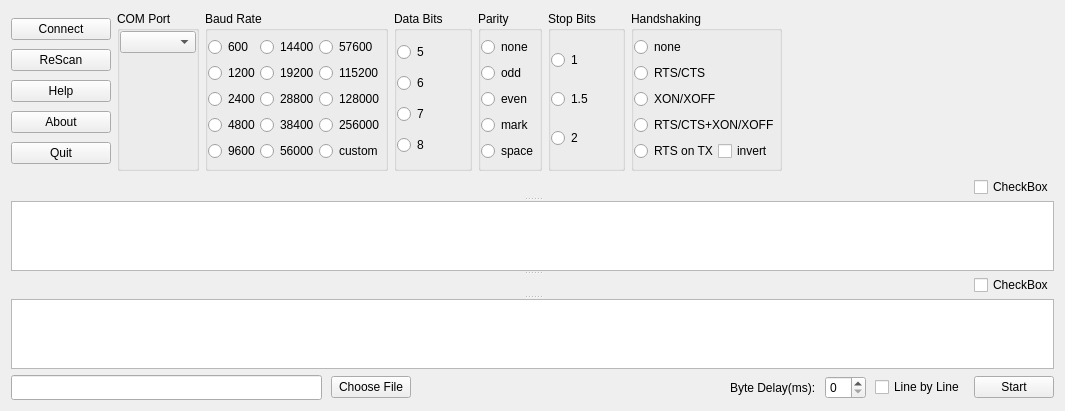
<?xml version="1.0" encoding="UTF-8"?>
<ui version="4.0">
 <class>crossTerm</class>
 <widget class="QWidget" name="crossTerm">
  <property name="geometry">
   <rect>
    <x>0</x>
    <y>0</y>
    <width>1065</width>
    <height>394</height>
   </rect>
  </property>
  <property name="windowTitle">
   <string>crossTerm</string>
  </property>
  <layout class="QVBoxLayout" name="verticalLayout_2" stretch="0,1,0">
   <item>
    <layout class="QHBoxLayout" name="horizontalLayout">
     <property name="sizeConstraint">
      <enum>QLayout::SetDefaultConstraint</enum>
     </property>
     <item>
      <widget class="QFrame" name="verticalFrame">
       <property name="maximumSize">
        <size>
         <width>16777215</width>
         <height>160</height>
        </size>
       </property>
       <layout class="QVBoxLayout" name="verticalLayout">
        <property name="spacing">
         <number>2</number>
        </property>
        <property name="sizeConstraint">
         <enum>QLayout::SetDefaultConstraint</enum>
        </property>
        <property name="margin">
         <number>0</number>
        </property>
        <item>
         <widget class="QPushButton" name="CONNECT_BUTTON">
          <property name="minimumSize">
           <size>
            <width>100</width>
            <height>0</height>
           </size>
          </property>
          <property name="text">
           <string>Connect</string>
          </property>
         </widget>
        </item>
        <item>
         <widget class="QPushButton" name="RESCAN_BUTTON">
          <property name="text">
           <string>ReScan</string>
          </property>
         </widget>
        </item>
        <item>
         <widget class="QPushButton" name="HELP_BUTTON">
          <property name="text">
           <string>Help</string>
          </property>
         </widget>
        </item>
        <item>
         <widget class="QPushButton" name="ABOUT_BUTTON">
          <property name="text">
           <string>About</string>
          </property>
         </widget>
        </item>
        <item>
         <widget class="QPushButton" name="QUIT_BUTTON">
          <property name="text">
           <string>Quit</string>
          </property>
         </widget>
        </item>
       </layout>
      </widget>
     </item>
     <item>
      <widget class="QGroupBox" name="COM_PORT">
       <property name="maximumSize">
        <size>
         <width>16777215</width>
         <height>172</height>
        </size>
       </property>
       <property name="styleSheet">
        <string notr="true"/>
       </property>
       <property name="title">
        <string>COM Port</string>
       </property>
       <layout class="QVBoxLayout" name="verticalLayout_3">
        <property name="spacing">
         <number>2</number>
        </property>
        <property name="margin">
         <number>0</number>
        </property>
        <item>
         <widget class="QComboBox" name="COM_PORT_SELECTOR"/>
        </item>
        <item>
         <spacer name="verticalSpacer">
          <property name="orientation">
           <enum>Qt::Vertical</enum>
          </property>
          <property name="sizeHint" stdset="0">
           <size>
            <width>20</width>
            <height>40</height>
           </size>
          </property>
         </spacer>
        </item>
       </layout>
      </widget>
     </item>
     <item>
      <widget class="QGroupBox" name="BAUD_RATE">
       <property name="minimumSize">
        <size>
         <width>0</width>
         <height>160</height>
        </size>
       </property>
       <property name="maximumSize">
        <size>
         <width>16777215</width>
         <height>172</height>
        </size>
       </property>
       <property name="title">
        <string>Baud Rate</string>
       </property>
       <property name="flat">
        <bool>false</bool>
       </property>
       <layout class="QGridLayout" name="gridLayout_2">
        <property name="margin">
         <number>0</number>
        </property>
        <property name="spacing">
         <number>0</number>
        </property>
        <item row="1" column="1">
         <widget class="QRadioButton" name="BAUD_19200">
          <property name="text">
           <string>19200</string>
          </property>
         </widget>
        </item>
        <item row="1" column="0">
         <widget class="QRadioButton" name="BAUD_1200">
          <property name="text">
           <string>1200</string>
          </property>
         </widget>
        </item>
        <item row="2" column="1">
         <widget class="QRadioButton" name="BAUD_28800">
          <property name="text">
           <string>28800</string>
          </property>
         </widget>
        </item>
        <item row="3" column="1">
         <widget class="QRadioButton" name="BAUD_38400">
          <property name="text">
           <string>38400</string>
          </property>
         </widget>
        </item>
        <item row="2" column="0">
         <widget class="QRadioButton" name="BAUD_2400">
          <property name="text">
           <string>2400</string>
          </property>
         </widget>
        </item>
        <item row="4" column="1">
         <widget class="QRadioButton" name="BAUD_56000">
          <property name="text">
           <string>56000</string>
          </property>
         </widget>
        </item>
        <item row="4" column="0">
         <widget class="QRadioButton" name="BAUD_9600">
          <property name="text">
           <string>9600</string>
          </property>
         </widget>
        </item>
        <item row="0" column="0">
         <widget class="QRadioButton" name="BAUD_600">
          <property name="text">
           <string>600</string>
          </property>
         </widget>
        </item>
        <item row="0" column="1">
         <widget class="QRadioButton" name="BAUD_14400">
          <property name="text">
           <string>14400</string>
          </property>
         </widget>
        </item>
        <item row="3" column="0">
         <widget class="QRadioButton" name="BAUD_4800">
          <property name="text">
           <string>4800</string>
          </property>
         </widget>
        </item>
        <item row="0" column="2">
         <widget class="QRadioButton" name="BAUD_57600">
          <property name="text">
           <string>57600</string>
          </property>
         </widget>
        </item>
        <item row="1" column="2">
         <widget class="QRadioButton" name="BAUD_115200">
          <property name="text">
           <string>115200</string>
          </property>
         </widget>
        </item>
        <item row="2" column="2">
         <widget class="QRadioButton" name="BAUD_128000">
          <property name="text">
           <string>128000</string>
          </property>
         </widget>
        </item>
        <item row="3" column="2">
         <widget class="QRadioButton" name="BAUD_256000">
          <property name="text">
           <string>256000</string>
          </property>
         </widget>
        </item>
        <item row="4" column="2">
         <widget class="QRadioButton" name="BAUD_CUSTOM">
          <property name="text">
           <string>custom</string>
          </property>
         </widget>
        </item>
       </layout>
      </widget>
     </item>
     <item>
      <widget class="QGroupBox" name="DATA_BITS">
       <property name="maximumSize">
        <size>
         <width>16777215</width>
         <height>172</height>
        </size>
       </property>
       <property name="title">
        <string>Data Bits</string>
       </property>
       <layout class="QGridLayout" name="gridLayout_3">
        <property name="margin">
         <number>0</number>
        </property>
        <property name="spacing">
         <number>0</number>
        </property>
        <item row="1" column="0">
         <widget class="QRadioButton" name="DATA_BITS_6">
          <property name="text">
           <string>6</string>
          </property>
         </widget>
        </item>
        <item row="0" column="0">
         <widget class="QRadioButton" name="DATA_BITS_5">
          <property name="text">
           <string>5</string>
          </property>
         </widget>
        </item>
        <item row="3" column="0">
         <widget class="QRadioButton" name="DATA_BITS_8">
          <property name="text">
           <string>8</string>
          </property>
         </widget>
        </item>
        <item row="2" column="0">
         <widget class="QRadioButton" name="DATA_BITS_7">
          <property name="text">
           <string>7</string>
          </property>
         </widget>
        </item>
       </layout>
      </widget>
     </item>
     <item>
      <widget class="QGroupBox" name="PARITY">
       <property name="maximumSize">
        <size>
         <width>16777215</width>
         <height>172</height>
        </size>
       </property>
       <property name="title">
        <string>Parity</string>
       </property>
       <layout class="QGridLayout" name="gridLayout">
        <property name="margin">
         <number>0</number>
        </property>
        <property name="spacing">
         <number>0</number>
        </property>
        <item row="2" column="0">
         <widget class="QRadioButton" name="PARITY_EVEN">
          <property name="text">
           <string>even</string>
          </property>
         </widget>
        </item>
        <item row="0" column="0">
         <widget class="QRadioButton" name="PARITY_NONE">
          <property name="text">
           <string>none</string>
          </property>
         </widget>
        </item>
        <item row="1" column="0">
         <widget class="QRadioButton" name="PARITY_ODD">
          <property name="text">
           <string>odd</string>
          </property>
         </widget>
        </item>
        <item row="3" column="0">
         <widget class="QRadioButton" name="PARITY_MARK">
          <property name="text">
           <string>mark</string>
          </property>
         </widget>
        </item>
        <item row="4" column="0">
         <widget class="QRadioButton" name="PARITY_SPACE">
          <property name="text">
           <string>space</string>
          </property>
         </widget>
        </item>
       </layout>
      </widget>
     </item>
     <item>
      <widget class="QGroupBox" name="STOP_BITS">
       <property name="maximumSize">
        <size>
         <width>16777215</width>
         <height>172</height>
        </size>
       </property>
       <property name="title">
        <string>Stop Bits</string>
       </property>
       <layout class="QVBoxLayout" name="verticalLayout_4">
        <property name="spacing">
         <number>0</number>
        </property>
        <property name="margin">
         <number>0</number>
        </property>
        <item>
         <widget class="QRadioButton" name="STOP_BITS_1">
          <property name="text">
           <string>1</string>
          </property>
         </widget>
        </item>
        <item>
         <widget class="QRadioButton" name="STOP_BITS_1_5">
          <property name="text">
           <string>1.5</string>
          </property>
         </widget>
        </item>
        <item>
         <widget class="QRadioButton" name="STOP_BITS_2">
          <property name="text">
           <string>2</string>
          </property>
         </widget>
        </item>
       </layout>
      </widget>
     </item>
     <item>
      <widget class="QGroupBox" name="HANDSHAKING">
       <property name="maximumSize">
        <size>
         <width>16777215</width>
         <height>100000</height>
        </size>
       </property>
       <property name="title">
        <string>Handshaking</string>
       </property>
       <property name="flat">
        <bool>false</bool>
       </property>
       <layout class="QVBoxLayout" name="verticalLayout_5" stretch="0,0,0,0,1">
        <property name="spacing">
         <number>0</number>
        </property>
        <property name="margin">
         <number>0</number>
        </property>
        <item>
         <widget class="QRadioButton" name="HANDSHAKING_NONE">
          <property name="text">
           <string>none</string>
          </property>
         </widget>
        </item>
        <item>
         <widget class="QRadioButton" name="HANDSHAKING_RTS_CTS">
          <property name="text">
           <string>RTS/CTS</string>
          </property>
         </widget>
        </item>
        <item>
         <widget class="QRadioButton" name="HANDSHAKING_XON_XOFF">
          <property name="text">
           <string>XON/XOFF</string>
          </property>
         </widget>
        </item>
        <item>
         <widget class="QRadioButton" name="HANDSHAKING_RTS_CTS_XON_XOFF">
          <property name="text">
           <string>RTS/CTS+XON/XOFF</string>
          </property>
         </widget>
        </item>
        <item>
         <layout class="QHBoxLayout" name="horizontalLayout_2">
          <property name="spacing">
           <number>0</number>
          </property>
          <item>
           <widget class="QRadioButton" name="HANDSHAKING_RTS_ON_TX">
            <property name="text">
             <string>RTS on TX</string>
            </property>
           </widget>
          </item>
          <item>
           <widget class="QCheckBox" name="HANDSHAKING_INVERT">
            <property name="text">
             <string>invert</string>
            </property>
           </widget>
          </item>
         </layout>
        </item>
       </layout>
      </widget>
     </item>
     <item>
      <spacer name="horizontalSpacer">
       <property name="orientation">
        <enum>Qt::Horizontal</enum>
       </property>
       <property name="sizeType">
        <enum>QSizePolicy::Expanding</enum>
       </property>
       <property name="sizeHint" stdset="0">
        <size>
         <width>40</width>
         <height>10</height>
        </size>
       </property>
      </spacer>
     </item>
    </layout>
   </item>
   <item>
    <widget class="QSplitter" name="splitter">
     <property name="orientation">
      <enum>Qt::Vertical</enum>
     </property>
     <widget class="QWidget" name="horizontalLayoutWidget_2">
      <layout class="QHBoxLayout" name="RECIEVE_BAR">
       <item>
        <spacer name="horizontalSpacer_3">
         <property name="orientation">
          <enum>Qt::Horizontal</enum>
         </property>
         <property name="sizeHint" stdset="0">
          <size>
           <width>40</width>
           <height>20</height>
          </size>
         </property>
        </spacer>
       </item>
       <item>
        <widget class="QCheckBox" name="checkBox_2">
         <property name="text">
          <string>CheckBox</string>
         </property>
        </widget>
       </item>
      </layout>
     </widget>
     <widget class="QPlainTextEdit" name="RECEIVE_EDIT">
      <property name="font">
       <font>
        <family>Ubuntu Mono</family>
       </font>
      </property>
      <property name="lineWrapMode">
       <enum>QPlainTextEdit::NoWrap</enum>
      </property>
      <property name="readOnly">
       <bool>true</bool>
      </property>
      <property name="plainText">
       <string notr="true"/>
      </property>
     </widget>
     <widget class="QWidget" name="horizontalLayoutWidget">
      <layout class="QHBoxLayout" name="TRANSMIT_BAR">
       <item>
        <spacer name="horizontalSpacer_2">
         <property name="orientation">
          <enum>Qt::Horizontal</enum>
         </property>
         <property name="sizeHint" stdset="0">
          <size>
           <width>40</width>
           <height>20</height>
          </size>
         </property>
        </spacer>
       </item>
       <item>
        <widget class="QCheckBox" name="checkBox">
         <property name="maximumSize">
          <size>
           <width>16777215</width>
           <height>22</height>
          </size>
         </property>
         <property name="text">
          <string>CheckBox</string>
         </property>
        </widget>
       </item>
      </layout>
     </widget>
     <widget class="QPlainTextEdit" name="TRANSMIT_EDIT">
      <property name="font">
       <font>
        <family>Ubuntu Mono</family>
        <weight>50</weight>
        <italic>false</italic>
        <bold>false</bold>
       </font>
      </property>
      <property name="lineWrapMode">
       <enum>QPlainTextEdit::NoWrap</enum>
      </property>
     </widget>
    </widget>
   </item>
   <item>
    <widget class="QWidget" name="sendFileFrame" native="true">
     <property name="maximumSize">
      <size>
       <width>16777215</width>
       <height>27</height>
      </size>
     </property>
     <layout class="QHBoxLayout" name="sendFileLayout">
      <property name="spacing">
       <number>9</number>
      </property>
      <property name="sizeConstraint">
       <enum>QLayout::SetDefaultConstraint</enum>
      </property>
      <property name="margin">
       <number>0</number>
      </property>
      <item>
       <widget class="QLineEdit" name="FILE_EDIT">
        <property name="font">
         <font>
          <family>Ubuntu Mono</family>
         </font>
        </property>
       </widget>
      </item>
      <item>
       <widget class="QPushButton" name="CHOOSE_FILE">
        <property name="text">
         <string>Choose File</string>
        </property>
       </widget>
      </item>
      <item>
       <spacer name="sendFileSpacer">
        <property name="orientation">
         <enum>Qt::Horizontal</enum>
        </property>
        <property name="sizeHint" stdset="0">
         <size>
          <width>40</width>
          <height>20</height>
         </size>
        </property>
       </spacer>
      </item>
      <item>
       <widget class="QLabel" name="byteDelayLabel">
        <property name="text">
         <string>Byte Delay(ms):</string>
        </property>
       </widget>
      </item>
      <item>
       <widget class="QSpinBox" name="BYTE_DELAY_SPIN_BOX"/>
      </item>
      <item>
       <widget class="QCheckBox" name="LINE_BY_LINE_CHECK_BOX">
        <property name="text">
         <string>Line by Line</string>
        </property>
       </widget>
      </item>
      <item>
       <widget class="QPushButton" name="FILE_CONTROL_BUTTON">
        <property name="text">
         <string>Start</string>
        </property>
       </widget>
      </item>
     </layout>
    </widget>
   </item>
  </layout>
 </widget>
 <resources/>
 <connections/>
</ui>
